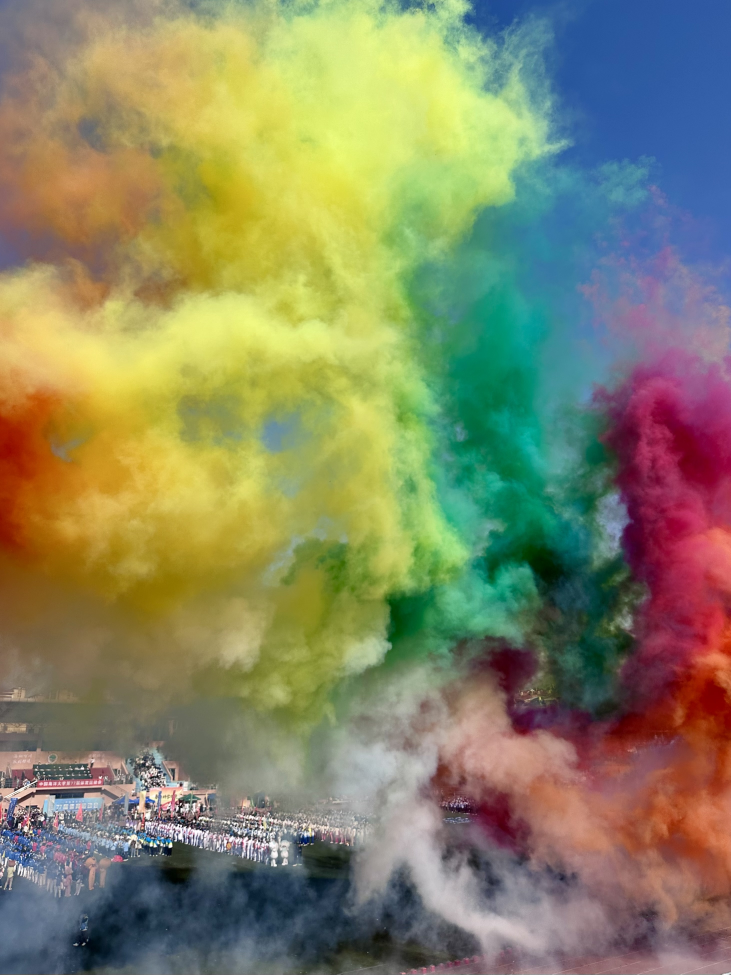
#> input picture 作业3/Opencv/c778f7e3094b0daf53c6eb3e2926cadf.png, 2922 x 3897 px (shown at 1/4 size)
$ python test03_crop.py
#> lines starting #> are read from the running program, lines starting #| are printed output that depends on the picture
import cv2

image = cv2.imread("c778f7e3094b0daf53c6eb3e2926cadf.png")
#> image is the input picture: shape (3897, 2922, 3); mean B, G, R 100, 133.5, 133.2

crop = image[10:1700, 40:2000]
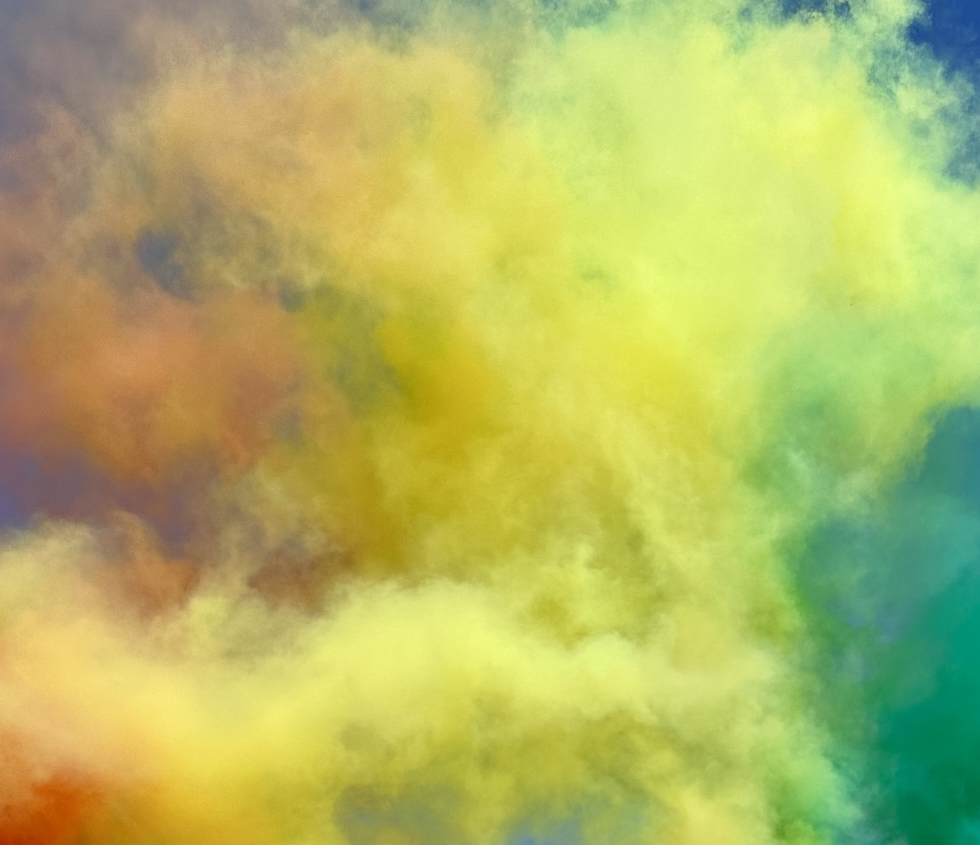
#> crop: shape (1690, 1960, 3) (shown at 1/2 size); mean B, G, R 98.1, 182.8, 178.1
resized_crop = cv2.resize(crop, (1000, 800))
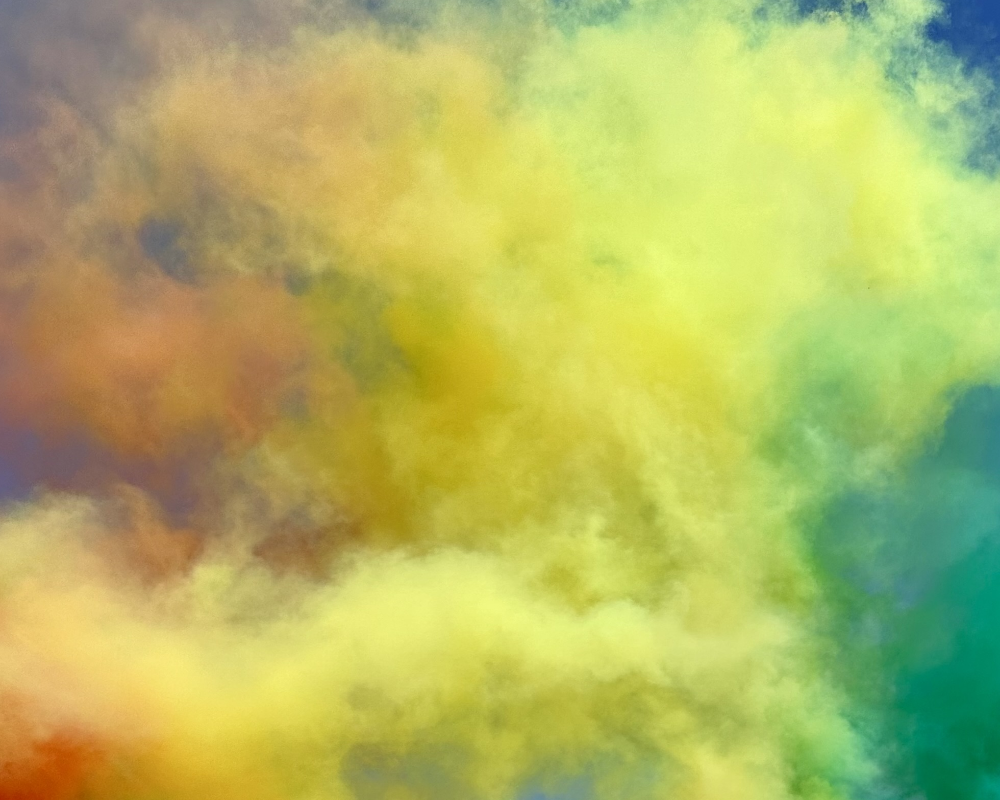
#> resized_crop: shape (800, 1000, 3); mean B, G, R 98, 182.7, 178
cv2.imshow("crop", resized_crop)
cv2.waitKey()

$ run again, with 作业3/Opencv/7497b6366247cace632c69cc465a8c16.png copied over 作业3/Opencv/c778f7e3094b0daf53c6eb3e2926cadf.png
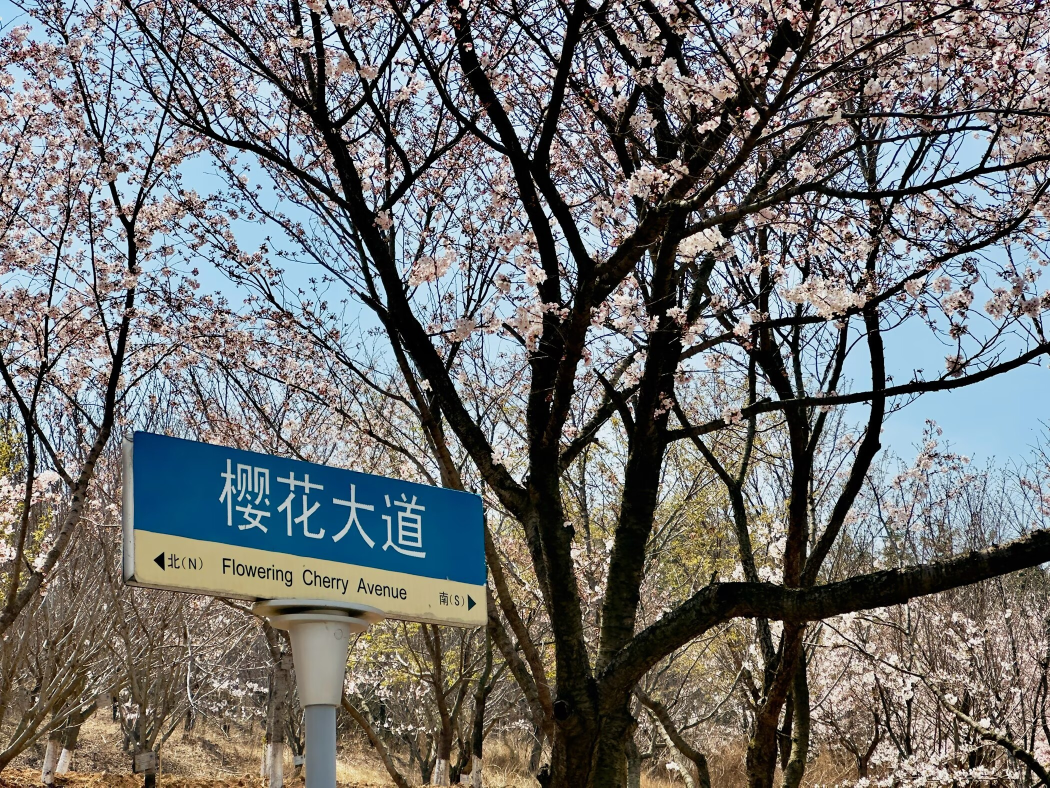
#> input picture 作业3/Opencv/7497b6366247cace632c69cc465a8c16.png, 2100 x 1575 px (shown at 1/2 size)
#> image is the input picture: shape (1575, 2100, 3); mean B, G, R 112.7, 113.2, 112
#> `crop = image[10:1700, 40:2000]`:
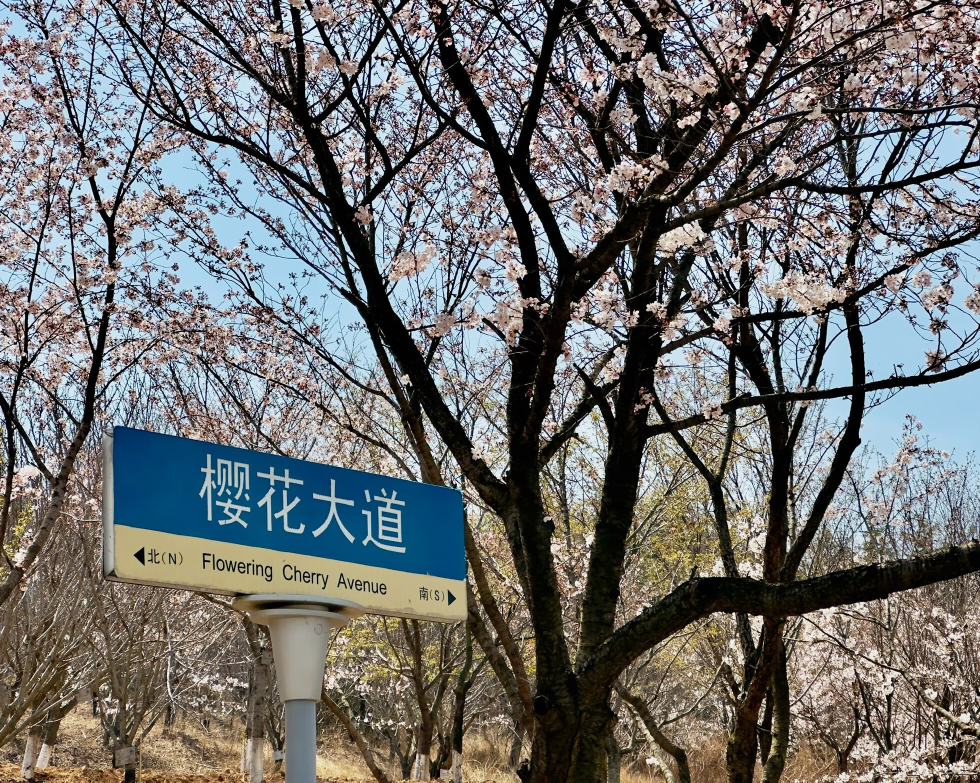
#> crop: shape (1565, 1960, 3) (shown at 1/2 size); mean B, G, R 111.2, 111.8, 110.6
#> `resized_crop = cv2.resize(crop, (1000, 800))`:
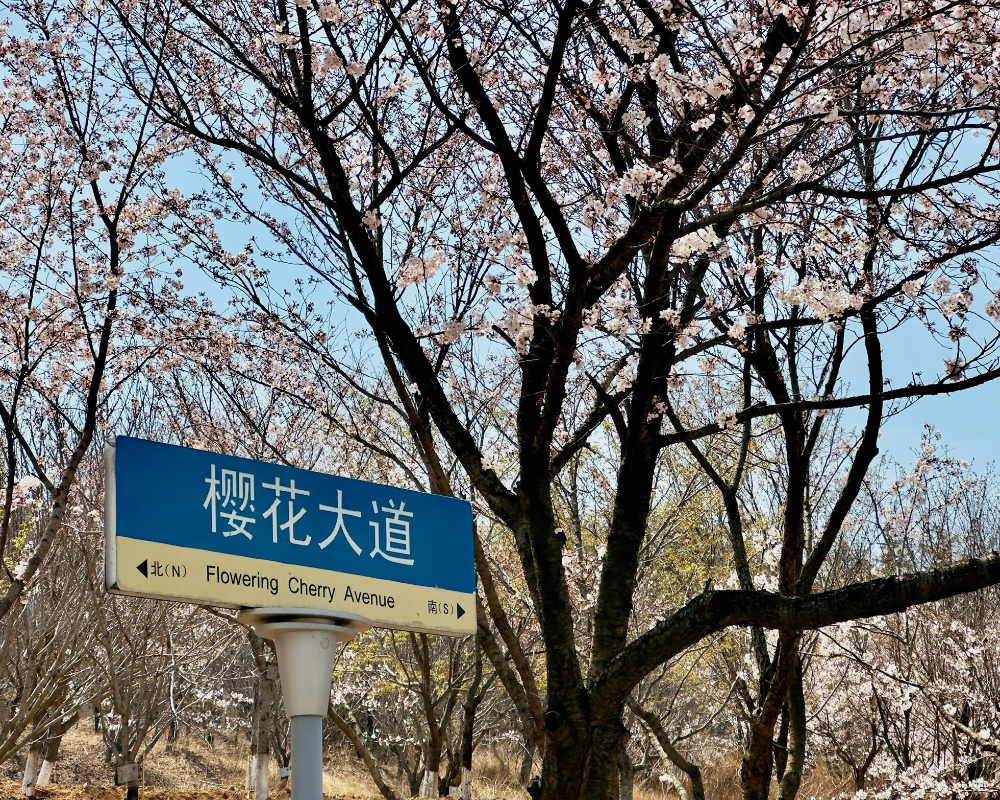
#> resized_crop: shape (800, 1000, 3); mean B, G, R 111, 111.7, 110.5

$ run again, with 作业3/Opencv/a5a231248320ef680e15d31f7878ed23.png copied over 作业3/Opencv/c778f7e3094b0daf53c6eb3e2926cadf.png
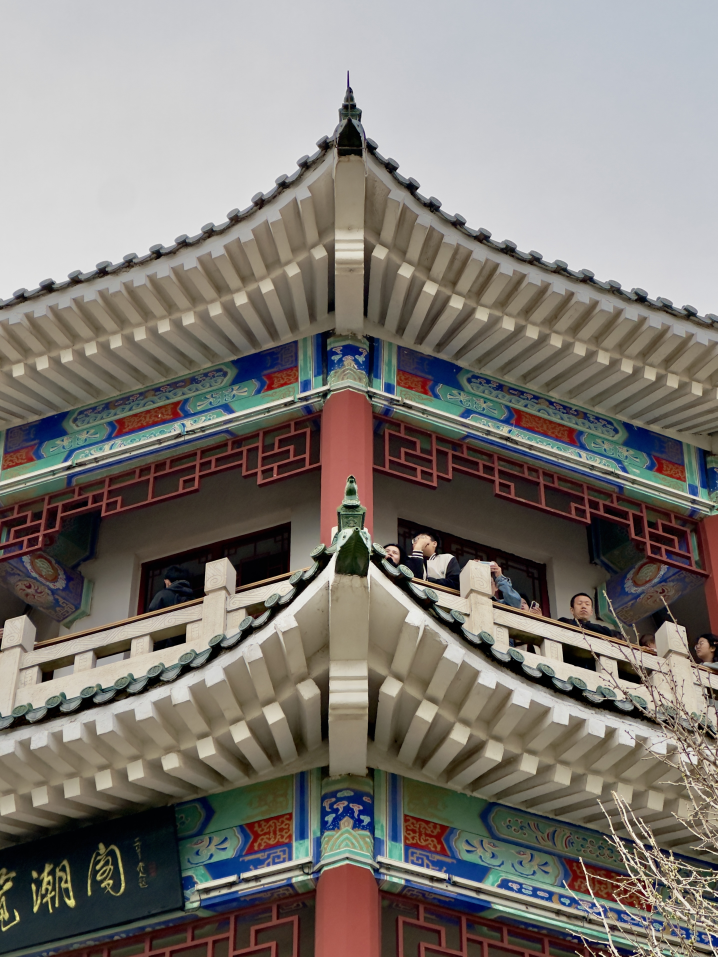
#> input picture 作业3/Opencv/a5a231248320ef680e15d31f7878ed23.png, 2870 x 3827 px (shown at 1/4 size)
#> image is the input picture: shape (3827, 2870, 3); mean B, G, R 115.6, 121.4, 126.7
#> `crop = image[10:1700, 40:2000]`:
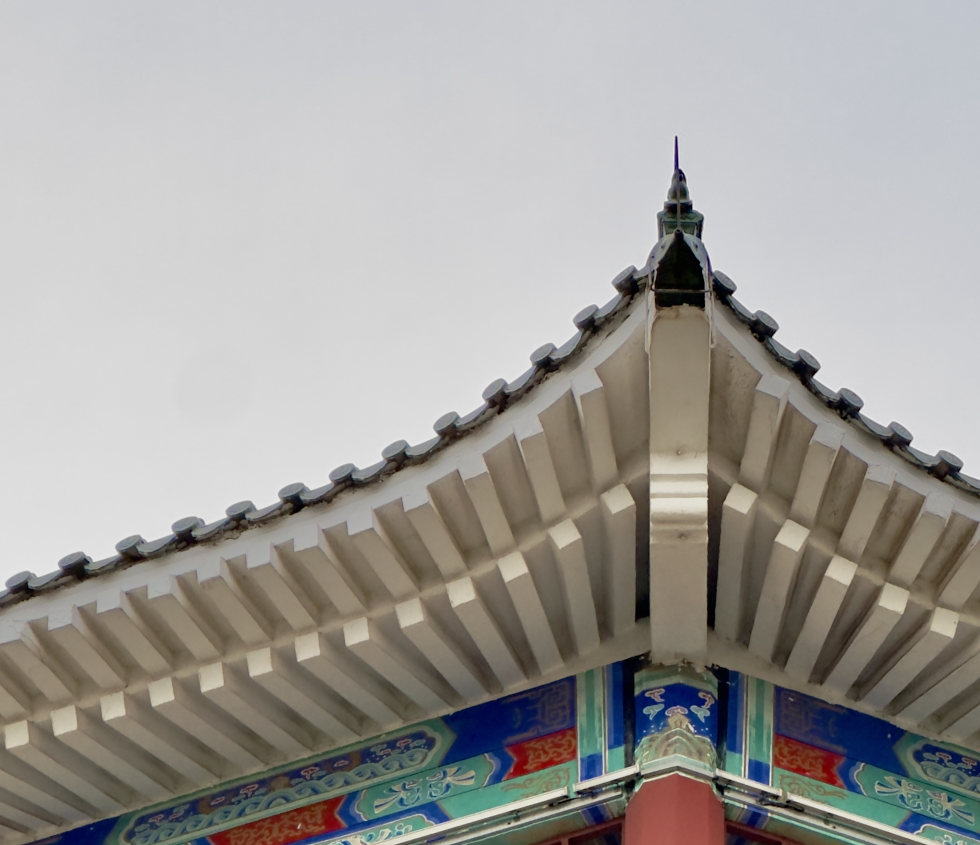
#> crop: shape (1690, 1960, 3) (shown at 1/2 size); mean B, G, R 153.6, 157.1, 159.4
#> `resized_crop = cv2.resize(crop, (1000, 800))`:
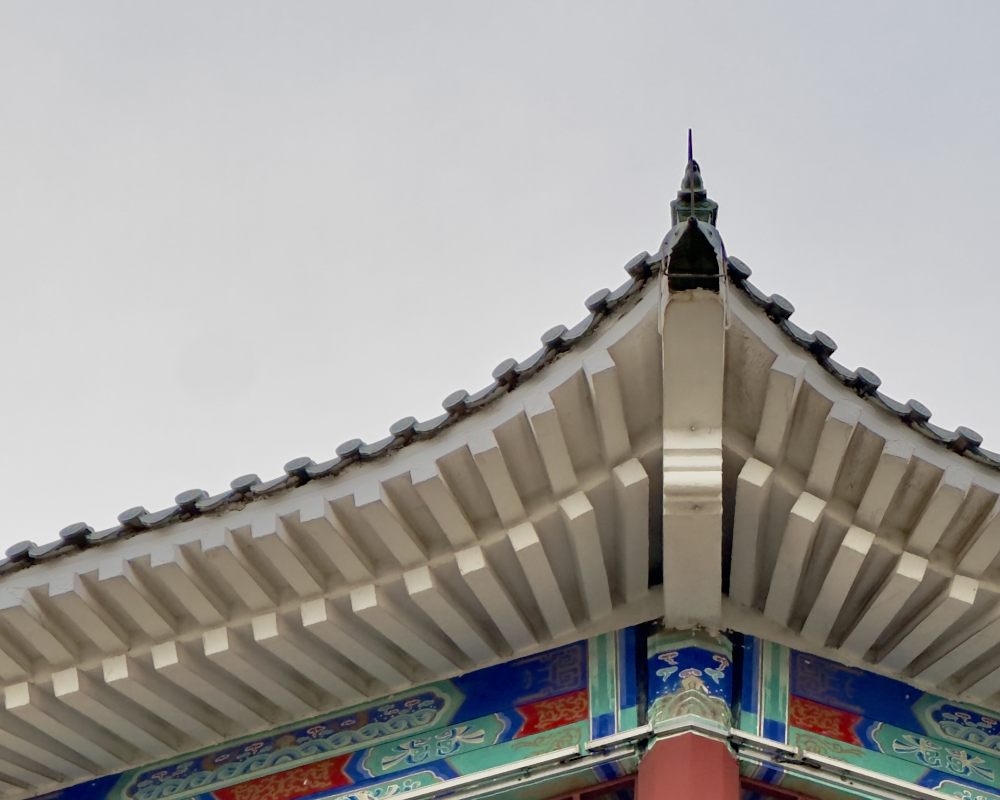
#> resized_crop: shape (800, 1000, 3); mean B, G, R 153.5, 157.1, 159.4
